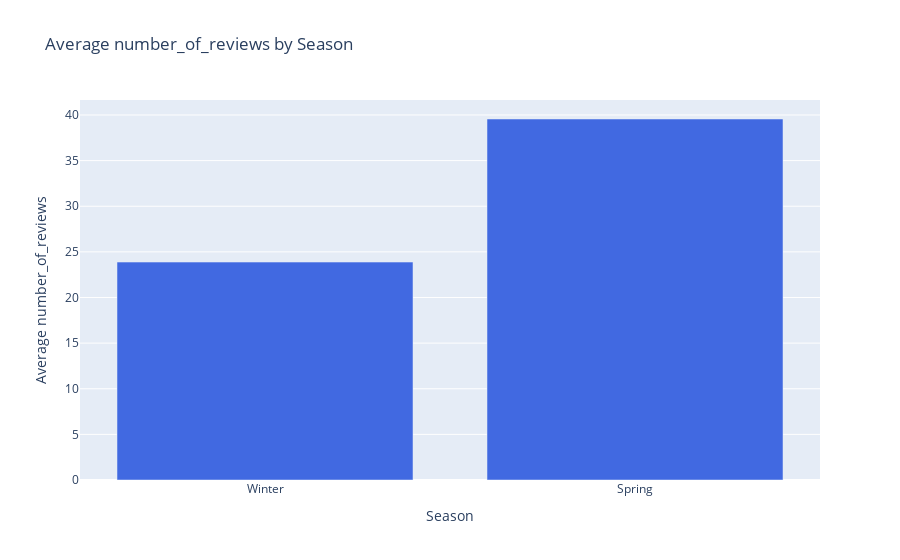

Notebook source saved alongside this figure:
### Markdown cell above
#### Interactive Visualizations with Plotly

### Code cell
# Create an interactive bar chart for average number_of_reviews by season using Plotly
fig = px.bar(average_number_of_reviews_by_season, x='season', y='number_of_reviews', title='Average number_of_reviews by Season')
fig.update_xaxes(title='Season')
fig.update_yaxes(title='Average number_of_reviews')
fig.update_traces(marker_color='royalblue')
fig.update_layout(xaxis={'categoryorder': 'total ascending'})
fig.show()

### Figure 1 — Plotly figure (JSON) as saved in the notebook; plotly's stock layout.template omitted (floating-point values rounded to 4 significant figures)
{"data": [{"alignmentgroup": "True", "hovertemplate": "season=%{x}<br>number_of_reviews=%{y}<extra></extra>", "legendgroup": "", "marker": {"color": "royalblue", "pattern": {"shape": ""}}, "name": "", "offsetgroup": "", "orientation": "v", "showlegend": false, "textposition": "auto", "type": "bar", "x": ["Spring", "Winter"], "xaxis": "x", "y": [39.56, 23.88], "yaxis": "y"}], "layout": {"barmode": "relative", "legend": {"tracegroupgap": 0}, "title": {"text": "Average number_of_reviews by Season"}, "xaxis": {"anchor": "y", "categoryorder": "total ascending", "domain": [0, 1], "title": {"text": "Season"}}, "yaxis": {"anchor": "x", "domain": [0, 1], "title": {"text": "Average number_of_reviews"}}}}
